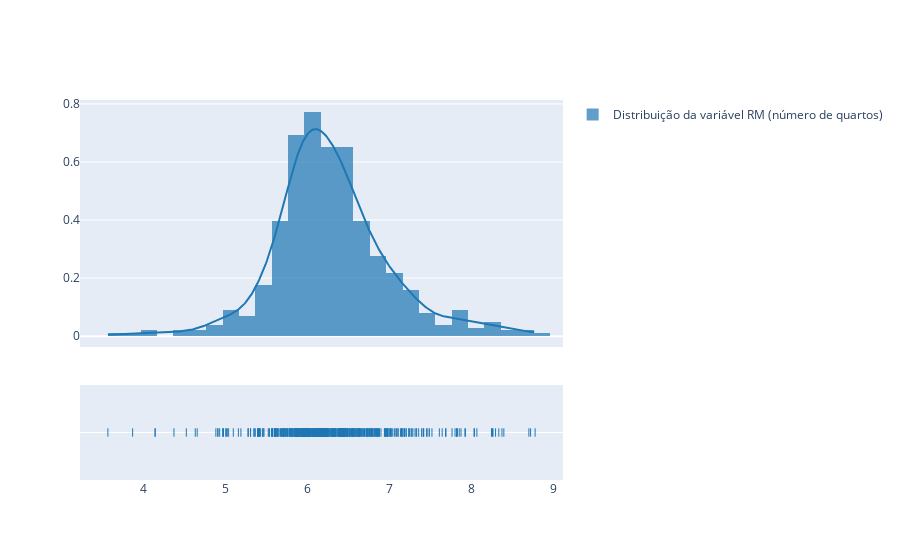

The cell this chart's notebook holds for it:
### Code cell
# visualizando a distribuição da variável RM
import plotly.figure_factory as ff
labels = ['Distribuição da variável RM (número de quartos)']
fig = ff.create_distplot([data.RM], labels, bin_size=.2)
fig.show()

### Figure 1 — Plotly figure (JSON) as saved in the notebook; plotly's stock layout.template omitted (floating-point values rounded to 4 significant figures; data arrays with more than 128 entries replaced by an {"elided": "..."} marker saying what was removed)
{"data": [{"histnorm": "probability density", "legendgroup": "Distribuição da variável RM (número de quartos)", "marker": {"color": "rgb(31, 119, 180)"}, "name": "Distribuição da variável RM (número de quartos)", "opacity": 0.7, "type": "histogram", "x": {"elided": "506 float values"}, "xaxis": "x", "xbins": {"end": 8.78, "size": 0.2, "start": 3.561}, "yaxis": "y"}, {"legendgroup": "Distribuição da variável RM (número de quartos)", "marker": {"color": "rgb(31, 119, 180)"}, "mode": "lines", "name": "Distribuição da variável RM (número de quartos)", "showlegend": false, "type": "scatter", "x": {"elided": "500 float values"}, "xaxis": "x", "y": {"elided": "500 float values"}, "yaxis": "y"}, {"legendgroup": "Distribuição da variável RM (número de quartos)", "marker": {"color": "rgb(31, 119, 180)", "symbol": "line-ns-open"}, "mode": "markers", "name": "Distribuição da variável RM (número de quartos)", "showlegend": false, "type": "scatter", "x": {"elided": "506 float values"}, "xaxis": "x", "y": {"elided": "506 str values"}, "yaxis": "y2"}], "layout": {"autosize": true, "barmode": "overlay", "hovermode": "closest", "legend": {"traceorder": "reversed"}, "xaxis": {"anchor": "y2", "autorange": true, "domain": [0, 1], "range": [3.245, 9.096], "type": "linear", "zeroline": false}, "yaxis": {"anchor": "free", "autorange": true, "domain": [0.35, 1], "position": 0, "range": [-0.03721, 0.8133], "type": "linear"}, "yaxis2": {"anchor": "x", "autorange": true, "domain": [0, 0.25], "dtick": 1, "range": [-1, 1], "showticklabels": false, "type": "category"}}}
